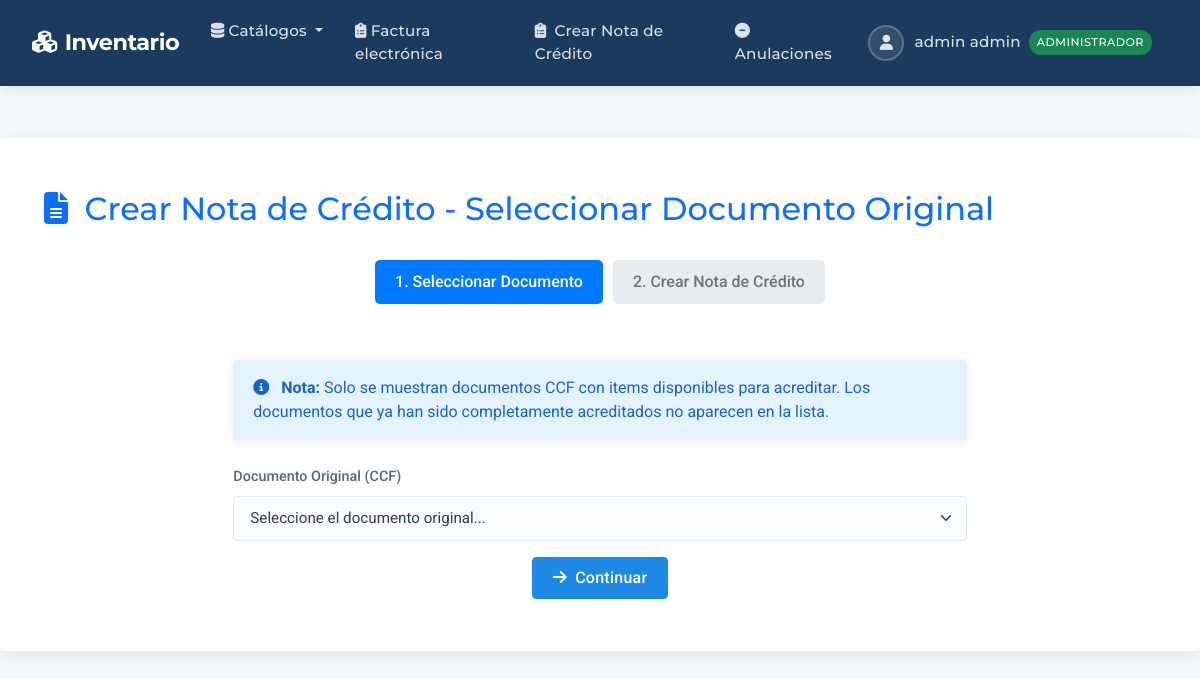
The app's page /dte/crear-nota-credito/ (signed in) with its own data.
### productos/models.py (models this page shows, shortened)
class Usuario(AbstractUser):
    rol = models.ForeignKey(
        Rol, on_delete=models.SET_NULL,
        null=True, verbose_name='Rol',
        default=get_default_rol  # NUEVO: Rol por defecto
    )
    dui = models.CharField('DUI', max_length=9, unique=True)
    SEXO_CHOICES = [('M','Masculino'), ('F','Femenino')]
    sexo = models.CharField('Sexo', max_length=1, choices=SEXO_CHOICES)
    edad = models.PositiveIntegerField('Edad', null=True, blank=True)
    telefono = models.CharField('Teléfono', max_length=20, blank=True)
    activo = models.BooleanField('Usuario Activo', default=False,
                               help_text='Solo usuarios activos pueden acceder al sistema')
    REQUIRED_FIELDS = ['email', 'first_name', 'last_name', 'dui']
    def puede_acceder(self):
        return (
            self.is_authenticated and  # Debe estar autenticado
            self.is_active and         # Cuenta activa en Django
            self.activo and           # Campo personalizado activo
            self.rol and              # Debe tener un rol asignado
            self.rol.nombre == 'administrador'  # Solo administradores
        )

class Rol(models.Model):
    nombre = models.CharField('Nombre del rol', max_length=50)

### dte/views.py (the view, shortened to what this page needs)
# urls.py: path('crear-nota-credito/', views.crear_nota_credito, name='crear_nota_credito'),
def crear_nota_credito(request):
    if request.method == "GET":
        documento_form = DocumentoOrigenForm()
        context = {
            'documento_form': documento_form,
            'paso': 'seleccionar_documento',
            'title': 'Crear Nota de Crédito - Seleccionar Documento Original'
        }
        return render(request, 'dte/nota_credito_form.html', context)

### dte/forms.py (called while the page is built)
    def _label_documento(self, obj):
        receptor_nombre = obj.receptor.nombre if obj.receptor else "Sin receptor"
        fecha = obj.identificacion.fecEmi.strftime('%d/%m/%Y')
        porcentaje_acreditado = obj.get_porcentaje_acreditado()
        items_disponibles = len(obj.get_items_disponibles_para_nc())
        disponibilidad = ""
        if porcentaje_acreditado > 0:
            disponibilidad = f" ({100-porcentaje_acreditado:.0f}% disponible, {items_disponibles} items)"
        else:
            disponibilidad = f" (100% disponible, {items_disponibles} items)"
        return f"{obj.identificacion.numeroControl} - {receptor_nombre} - ${obj.resumen.totalPagar:.2f} ({fecha}){disponibilidad}"

### dte/models.py (called while the page is built)
    def get_cantidad_acreditada(self):
        from django.db.models import Sum
        total_acreditado = self.notas_credito_aplicadas.filter(
            nota_credito__estado_hacienda__in=['ACEPTADO', 'ACEPTADO CON OBSERVACIONES']
        ).aggregate(
            total=Sum('cantidad_acreditada')
        )['total'] or Decimal('0.00')
        return total_acreditado

    def get_cantidad_disponible_para_nc(self):
        return self.cantidad - self.get_cantidad_acreditada()

    def puede_ser_acreditado(self):
        return self.get_cantidad_disponible_para_nc() > Decimal('0.00')

    def get_items_disponibles_para_nc(self):
        if self.identificacion.tipoDte.codigo != '03':
            return self.cuerpo_documento.none()
        if self.estado_hacienda not in ['ACEPTADO', 'ACEPTADO_CON_OBSERVACIONES']:
            return self.cuerpo_documento.none()
        items_disponibles = []
        for item in self.cuerpo_documento.all():
            if item.puede_ser_acreditado():
                items_disponibles.append(item)
        return items_disponibles

    def tiene_items_disponibles_para_nc(self):
        return len(self.get_items_disponibles_para_nc()) > 0

### dte/templates/dte/nota_credito_form.html (shortened to what this page needs)
{% extends 'productos/base.html' %}
{% load crispy_forms_tags %}
{% block content %}
<div class="container-fluid py-4">
    <div class="row mb-4">
        <div class="col">
            <h2 class="text-primary">
                <i class="fas fa-file-alt me-2"></i>
                {{ title }}
            </h2>
        </div>
    </div>
    <div class="row mb-4">
        <div class="col">
            <div class="steps-indicator">
                <div class="step {% if paso == 'seleccionar_documento' %}active{% endif %}">
                    1. Seleccionar Documento
                </div>
                <div class="step {% if paso == 'crear_nc' %}active{% endif %}">
                    2. Crear Nota de Crédito
                </div>
            </div>
        </div>
    </div>
    {% if paso == 'seleccionar_documento' %}
    <div class="row justify-content-center">
        <div class="col-md-8">
            <div class="alert alert-info">
                <i class="fas fa-info-circle me-2"></i>
                <strong>Nota:</strong> Solo se muestran documentos CCF con items disponibles para acreditar.
                Los documentos que ya han sido completamente acreditados no aparecen en la lista.
            </div>
            <form method="post">
                <div class="mb-3">
                    <label for="{{ documento_form.documento_origen.id_for_label }}" class="form-label">
                        {{ documento_form.documento_origen.label }}
                    </label>
                    {{ documento_form.documento_origen }}
                </div>
                <div class="text-center">
                    <button type="submit" class="btn btn-primary">
                        <i class="fas fa-arrow-right me-1"></i>
                        Continuar
                    </button>
                </div>
            </form>
        </div>
    </div>
    {% endif %}
</div>
{% endblock %}

### productos/templates/productos/base.html (shortened to what this page needs)
<!DOCTYPE html>
<html lang="es" class="h-100">
<head>
    <link rel="stylesheet" href="https://cdn.datatables.net/2.3.2/css/dataTables.bootstrap5.css">
    <link href="https://cdn.jsdelivr.net/npm/bootstrap@5.3.0/dist/css/bootstrap.min.css" rel="stylesheet">
    <link rel="stylesheet" href="https://cdnjs.cloudflare.com/ajax/libs/font-awesome/6.4.0/css/all.min.css">
    <link rel="stylesheet" href="https://cdnjs.cloudflare.com/ajax/libs/tom-select/2.4.3/css/tom-select.bootstrap5.min.css" />
</head>
<body class="d-flex flex-column min-vh-100">
    <nav class="navbar navbar-expand-lg navbar-dark">
        <div class="container-fluid">
            <a class="navbar-brand" href="{% url 'home' %}">
                <i class="fas fa-cubes me-2"></i>Inventario
            </a>
            <div class="collapse navbar-collapse" id="navbarMain">
                <ul class="navbar-nav me-auto">
                    {% if user.is_authenticated %}
                    <li class="nav-item dropdown">
                        <a class="nav-link dropdown-toggle" href="#" data-bs-toggle="dropdown">
                            <i class="fas fa-database me-1"></i>Catálogos
                        </a>
                    </li>
                    <li class="nav-item">
                        <a class="nav-link" href="{% url 'dte:factura_list' %}">
                            <i class="fas fa-clipboard-list me-1"></i>Factura electrónica
                        </a>
                    </li>
                    <li class="nav-item">
                        <a class="nav-link" href="{% url 'dte:crear_nota_credito' %}">
                            <i class="fas fa-clipboard-list me-1"></i> Crear Nota de Crédito
                        </a>
                    </li>
                    <li class="nav-item">
                        <a class="nav-link" href="{% url 'dte:anulacion_list' %}">
                            <i class="fas fa-minus-circle"></i> Anulaciones
                        </a>
                    </li>
                    {% endif %}
                </ul>
                <ul class="navbar-nav">
                    {% if user.is_authenticated %}
                    <li class="nav-item dropdown">
                        <a class="nav-link dropdown-toggle user-dropdown" href="#" data-bs-toggle="dropdown">
                            <span class="user-avatar">
                                <i class="fas fa-user"></i>
                            </span>
                            {{ user.first_name }} {{ user.last_name }}
                            {% if user.rol %}
                                {% if user.puede_acceder %}
                                    <span class="badge-role bg-success">{{ user.rol.nombre }}</span>
                                {% else %}
                                    <span class="badge-role bg-warning">{{ user.rol.nombre }} (Sin acceso)</span>
                                {% endif %}
                            {% else %}
                                <span class="badge-role bg-danger">Sin rol</span>
                            {% endif %}
                        </a>
                    </li>
                    {% endif %}
                </ul>
            </div>
        </div>
    </nav>
    <div class="main-content">
        <div class="container">
            {% block content %}{% endblock %}
        </div>
    </div>
</body>
</html>

### productos/templates/productos/base.html (style rules this page uses)
:root { --primary-color: #1a3b5d; --primary-hover: #0e2945; --secondary-color: #1e88e5; --accent-color: #e53935; --success-color: #2e7d32; --light-bg: #f7f9fc; --dark-text: #2c3e50; --medium-text: #58677c; --light-text: #b0bec5; --header-shadow: 0 2px 12px rgba(0, 0, 0, 0.08); --card-shadow: 0 4px 16px rgba(0, 0, 0, 0.06); --border-radius: 0.25rem; }
body { font-family: 'Roboto', sans-serif; background-color: #f3f6fb; color: var(--dark-text); display: flex; flex-direction: column; min-height: 100vh; }
h1, h2, h3, h4, h5, .navbar-brand, .nav-link { font-family: 'Montserrat', sans-serif; }
.navbar { box-shadow: var(--header-shadow); padding: 0.5rem 1.25rem; background-color: var(--primary-color); }
.navbar-brand { font-weight: 700; font-size: 1.4rem; letter-spacing: -0.5px; color: white !important; }
.navbar-dark .navbar-nav .nav-link { color: rgba(255, 255, 255, 0.85); font-weight: 500; padding: 0.75rem 1rem; transition: all 0.2s ease; font-size: 0.95rem; letter-spacing: 0.2px; }
.main-content { flex: 1 0 auto; padding: 1.5rem 0; }
.container { max-width: 1400px; padding: 1.75rem 2rem; background-color: white; border-radius: var(--border-radius); box-shadow: var(--card-shadow); margin-top: 1.75rem; margin-bottom: 1.75rem; }
.btn { font-weight: 500; padding: 0.5rem 1.25rem; border-radius: var(--border-radius); transition: all 0.2s; box-shadow: none; letter-spacing: 0.25px; }
.btn-primary { background-color: var(--secondary-color); border-color: var(--secondary-color); }
.form-control, .form-select { border-radius: var(--border-radius); padding: 0.65rem 1rem; border: 1px solid #dee8f3; font-size: 0.95rem; color: var(--dark-text); background-color: #f9fbfd; transition: all 0.2s; }
.form-label { font-weight: 500; margin-bottom: 0.5rem; color: var(--medium-text); font-size: 0.9rem; }
.user-dropdown::after { display: none; }
.user-dropdown { display: flex; align-items: center; }
.user-dropdown .user-avatar { width: 36px; height: 36px; border-radius: 50%; margin-right: 10px; background-color: rgba(255, 255, 255, 0.1); display: flex; align-items: center; justify-content: center; border: 2px solid rgba(255, 255, 255, 0.2); }
.badge-role { background-color: rgba(255, 255, 255, 0.15); color: white; font-size: 0.7rem; padding: 0.25rem 0.5rem; border-radius: 12px; margin-left: 0.5rem; font-weight: 500; letter-spacing: 0.5px; text-transform: uppercase; }
.alert { border: none; border-radius: var(--border-radius); padding: 1rem 1.25rem; margin-bottom: 1.5rem; box-shadow: 0 2px 10px rgba(0, 0, 0, 0.08); }
.alert-info { background-color: #e3f2fd; color: #1565c0; }

### dte/templates/dte/nota_credito_form.html (style rules this page uses)
.steps-indicator { display: flex; justify-content: center; margin-bottom: 2rem; }
.step { background: #e9ecef; color: #6c757d; padding: 10px 20px; margin: 0 5px; border-radius: 5px; font-weight: 500; }
.step.active { background: #007bff; color: white; }

### records on screen
Usuario: first_name "admin", last_name "admin", rol.nombre "ADMINISTRADOR"

### other values on screen
{{ title }} "Crear Nota de Crédito - Seleccionar Documento Original"
{{ documento_form.documento_origen.label }} "Documento Original (CCF)"
